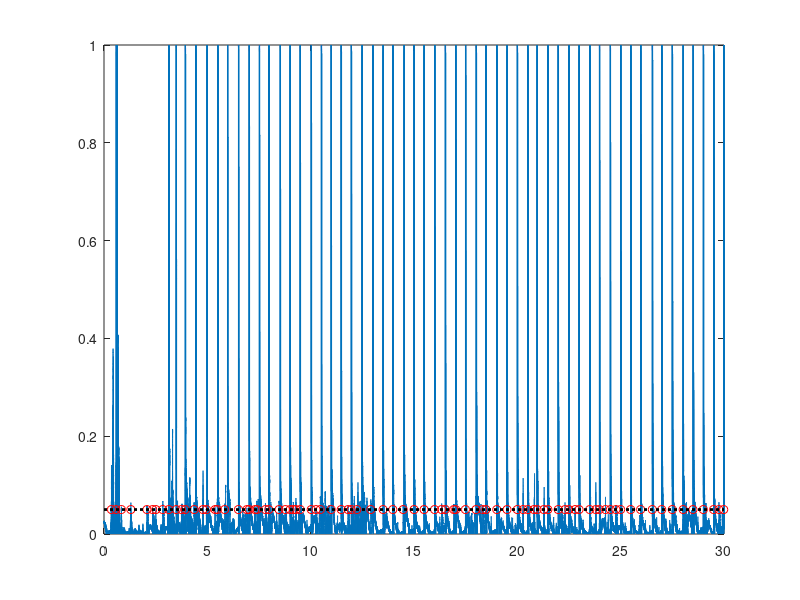

Here is the MATLAB script that generated this plot:
% Extract tap onset times from the continous data. This can be done in two
% ways. 


%% Option 1: GUI 

% Change folder to "onset_extraction_GUi" and run function
% "onset_extraction_GUI.m". Make sure to update the paths and parameters
% at the start of the function. 

%% Option 2: semi-automatic without GUI

clear 

% load continuous tapping data 
data = load('data/tap_data_aligned.mat'); 

% set extraction parameters
tap_onset_amp_thr = 0.05; 
tap_onset_min_iti = 0.080; 

% take the absolute value of the continuous signanl 
x = abs(data.data); 

% detect tap onsets
tap_indices = find(x > tap_onset_amp_thr) ; 
asy = [Inf, diff(tap_indices) / data.fs]; 
tap_indices(asy < tap_onset_min_iti) = []; 
tap_onset_times = tap_indices / data.fs; 

% plot
figure('color', 'w', 'pos', [-415 1596 2517 682]); 
t = [0:length(x)-1]/data.fs; 
plot(t, x); 
hold on 
plot(t(tap_indices), tap_onset_amp_thr, 'ro')   
plot([0, t(end)], [tap_onset_amp_thr, tap_onset_amp_thr], 'k:', 'linew', 2)
